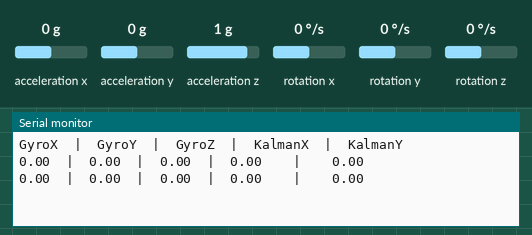
Simulated run of this sketch. Board: Arduino Uno, built with avr-gcc and run on an emulated ATmega328P. On the bench: the last lines printed to the serial monitor. Wiring (inferred from the names in the program): MPU-6050 motion sensor at I2C address 0x68. The inputs (shaded band) are chosen by the test bench; at power-on: acceleration x 0 g, acceleration z 1 g, rotation x 0 °/s, rotation y 0 °/s, rotation z 0 °/s, acceleration y 0 g.

Above: at 1.8 s.
1.9 s: acceleration x set to -1.4 g
At 2.9 s:
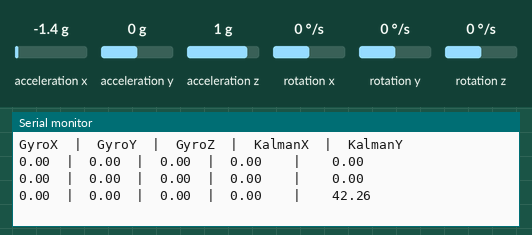
3.4 s: acceleration z set to -1.4 g
At 4.9 s:
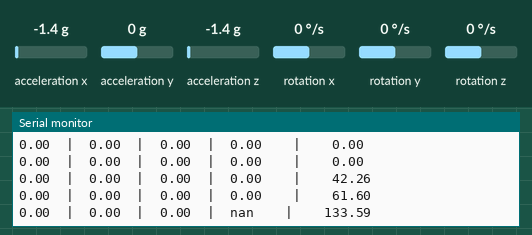
6.5 s: rotation x set to -192 °/s
At 7.8 s:
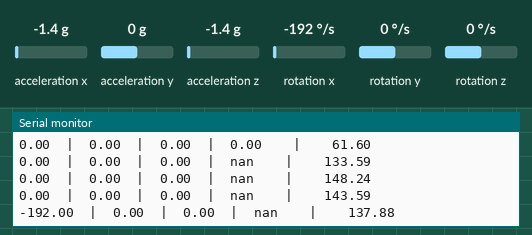
8.0 s: rotation y set to -192 °/s
At 8.9 s:
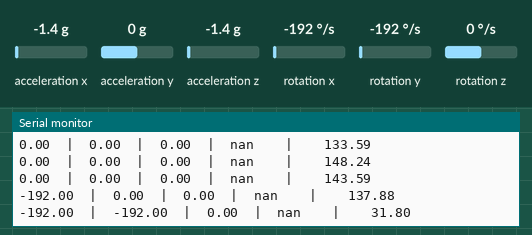
12.1 s: rotation z set to -192 °/s
At 12.8 s:
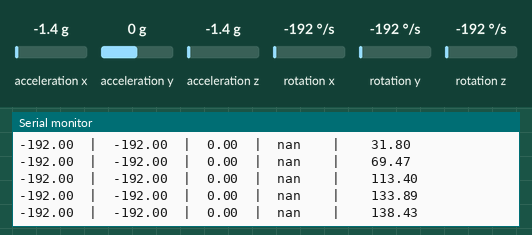
Timing chart, 0 to 14.6 s (numbered marks = the images above; inputs shaded):
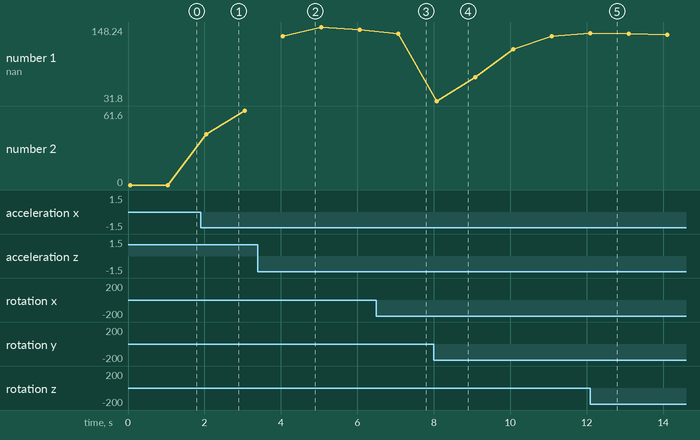

Measured:
- after the input at 1.9 s, the serial monitor: prints a new line after 0.15 s (image 1)
- after the input at 3.4 s, the serial monitor: prints a new line after 0.66 s (image 2)
- after the input at 6.5 s, the serial monitor: prints a new line after 0.57 s (image 3)
- after the input at 8.0 s, the serial monitor: prints a new line after 0.07 s (image 4)
- plotted number 1: 137.88 → 138.43 after the input at 8.0 s
- plotted number 2: 0 → 61.6 after the input at 1.9 s

The sketch:

mpu60x0.ino
```cpp
#include <Wire.h>
#include <MPU6050_Kalman.h>

MPU6050_Kalman mpu;

void setup() {
    Serial.begin(9600);
    Wire.begin();
    //MPU6050_Init();
    mpu.init();

    Serial.println("GyroX  |  GyroY  |  GyroZ  |  KalmanX  |  KalmanY  ");
}

void loop() {
    MPU6050_t DataStruct;
    mpu.MPU6050_Read_All(DataStruct);


    /*Serial.print("AccX: "); Serial.print(DataStruct.Ax);
    Serial.print(" | AccY: "); Serial.print(DataStruct.Ay);
    Serial.print(" | AccZ: "); Serial.print(DataStruct.Az);

    Serial.print(" | Temp: "); Serial.print(DataStruct.Temperature);*/

    Serial.print(DataStruct.Gx);Serial.print("  |  ");
    Serial.print(DataStruct.Gy);Serial.print("  |  ");
    Serial.print(DataStruct.Gz);Serial.print("  |  ");

    Serial.print(DataStruct.KalmanAngleX);Serial.print("    |    ");
    Serial.println(DataStruct.KalmanAngleY);

    delay(1000);
}
```

MPU6050_Kalman.h
```cpp
#ifndef MPU6050_KALMAN_H
#define MPU6050_KALMAN_H

#include <Wire.h>
#include <math.h>
#include <time.h>

#define MPU6050_ADDR 0x68
//const double Accel_Z_corrector = 14418.0;

struct MPU6050_t {
    int16_t Accel_X_RAW;
    int16_t Accel_Y_RAW;
    int16_t Accel_Z_RAW;
    double Ax;
    double Ay;
    double Az;

    int16_t Gyro_X_RAW;
    int16_t Gyro_Y_RAW;
    int16_t Gyro_Z_RAW;
    double Gx;
    double Gy;
    double Gz;

    float Temperature;

    double KalmanAngleX;
    double KalmanAngleY;
   // double KalmanAngleZ;
};

struct Kalman_t {
    double Q_angle;
    double Q_bias;
    double R_measure;
    double angle;
    double bias;
    double P[2][2];
};


class MPU6050_Kalman {
public:
    void init();
    void MPU6050_Read_Accel(MPU6050_t& DataStruct);
    void MPU6050_Read_Gyro(MPU6050_t& DataStruct);
    void MPU6050_Read_Temp(MPU6050_t& DataStruct);
    void MPU6050_Read_All(MPU6050_t& DataStruct);
    double getAngle(double newAngle, double newRate, double dt, Kalman_t* kalman);

private:
    // ... (same as in your original code)
};

#endif // MPU6050_KALMAN_H
```
